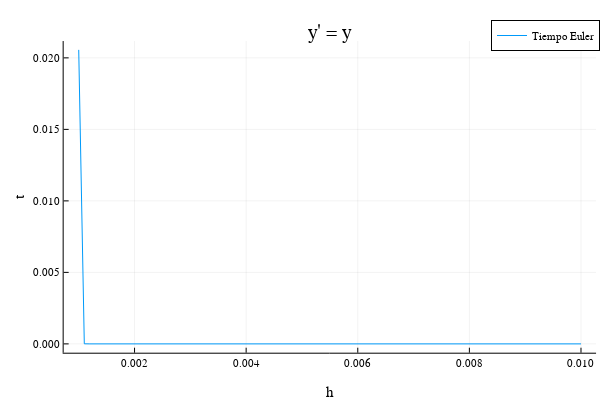

The code cell stored with this chart in its notebook:
### Code cell
#ahora vamos a graficar los tiempos como función de h desde h=0.001 a h=0.01 en pasos de 0.001
h = 0.001:0.0001:0.01
plot(h,tiempoEuler1.(h),label = "Tiempo Euler",title = "y' = y", xlabel = "h",ylabel = "t")

### Figure 1 — Plotly figure (JSON) as saved in the notebook; plotly's stock layout.template omitted (floating-point values rounded to 4 significant figures)
{"data": [{"colorbar": {"title": ""}, "legendgroup": "Tiempo Euler", "line": {"color": "rgba(0, 154, 250, 1.000)", "dash": "solid", "shape": "linear", "width": 1}, "mode": "lines", "name": "Tiempo Euler", "showlegend": true, "type": "scatter", "x": [0.001, 0.0011, 0.0012, 0.0013, 0.0014, 0.0015, 0.0016, 0.0017, 0.0018, 0.0019, 0.002, 0.0021, 0.0022, 0.0023, 0.0024, 0.0025, 0.0026, 0.0027, 0.0028, 0.0029, 0.003, 0.0031, 0.0032, 0.0033, 0.0034, 0.0035, 0.0036, 0.0037, 0.0038, 0.0039, 0.004, 0.0041, 0.0042, 0.0043, 0.0044, 0.0045, 0.0046, 0.0047, 0.0048, 0.0049, 0.005, 0.0051, 0.0052, 0.0053, 0.0054, 0.0055, 0.0056, 0.0057, 0.0058, 0.0059, 0.006, 0.0061, 0.0062, 0.0063, 0.0064, 0.0065, 0.0066, 0.0067, 0.0068, 0.0069, 0.007, 0.0071, 0.0072, 0.0073, 0.0074, 0.0075, 0.0076, 0.0077, 0.0078, 0.0079, 0.008, 0.0081, 0.0082, 0.0083, 0.0084, 0.0085, 0.0086, 0.0087, 0.0088, 0.0089, 0.009, 0.0091, 0.0092, 0.0093, 0.0094, 0.0095, 0.0096, 0.0097, 0.0098, 0.0099, 0.01], "xaxis": "x", "y": [0.02056, 5.6e-06, 4e-07, 4e-07, 5e-07, 4e-07, 2e-07, 4e-07, 5e-07, 2e-07, 4e-07, 3e-07, 5e-07, 3e-07, 2e-07, 2e-07, 3e-07, 2e-07, 3e-07, 2e-07, 1e-07, 2e-07, 3e-07, 2e-07, 1e-07, 2e-07, 4e-07, 2e-07, 2e-07, 3e-07, 1e-07, 1e-07, 3e-07, 2e-07, 2e-07, 2e-07, 3e-07, 1e-07, 1e-07, 1e-07, 1e-07, 4e-07, 3e-07, 1e-07, 1e-07, 1e-07, 4e-07, 1e-07, 1e-07, 1e-07, 1e-07, 1e-07, 1e-07, 4e-07, 3e-07, 3e-07, 2e-07, 1e-07, 1e-07, 3e-07, 3e-07, 2e-07, 3e-07, 1e-07, 2e-07, 1e-07, 1e-07, 1e-07, 1e-07, 2e-07, 1e-07, 1e-07, 1e-07, 1e-07, 5e-07, 1e-07, 1e-07, 1e-07, 1e-07, 1e-07, 1e-07, 1e-07, 2e-07, 1e-07, 1e-07, 1e-07, 1e-07, 1e-07, 1e-07, 1e-07, 1e-07], "yaxis": "y", "zmax": null, "zmin": null}], "layout": {"annotations": [{"font": {"color": "rgba(0, 0, 0, 1.000)", "family": "sans-serif", "size": 20}, "rotation": 0, "showarrow": false, "text": "y' = y", "x": 0.5498, "xanchor": "center", "xref": "paper", "y": 1, "yanchor": "top", "yref": "paper"}], "height": 400, "legend": {"bgcolor": "rgba(255, 255, 255, 1.000)", "bordercolor": "rgba(0, 0, 0, 1.000)", "borderwidth": 1, "font": {"color": "rgba(0, 0, 0, 1.000)", "family": "sans-serif", "size": 11}, "title": {"font": {"color": "rgba(0, 0, 0, 1.000)", "family": "sans-serif", "size": 15}, "text": ""}, "tracegroupgap": 0, "traceorder": "normal", "x": 1, "xanchor": "auto", "y": 1, "yanchor": "auto"}, "margin": {"b": 20, "l": 0, "r": 0, "t": 20}, "paper_bgcolor": "rgba(255, 255, 255, 1.000)", "plot_bgcolor": "rgba(255, 255, 255, 1.000)", "showlegend": true, "width": 600, "xaxis": {"anchor": "y", "domain": [0.1061, 0.9934], "gridcolor": "rgba(0, 0, 0, 0.100)", "gridwidth": 0.5, "linecolor": "rgba(0, 0, 0, 1.000)", "mirror": false, "range": [0.00073, 0.01027], "showgrid": true, "showline": true, "showticklabels": true, "tickangle": 0, "tickcolor": "rgb(0, 0, 0)", "tickfont": {"color": "rgba(0, 0, 0, 1.000)", "family": "sans-serif", "size": 11}, "tickmode": "array", "ticks": "inside", "ticktext": ["0.002", "0.004", "0.006", "0.008", "0.010"], "tickvals": [0.002, 0.004, 0.006, 0.008, 0.01], "title": "h", "titlefont": {"color": "rgba(0, 0, 0, 1.000)", "family": "sans-serif", "size": 15}, "type": "-", "visible": true, "zeroline": false, "zerolinecolor": "rgba(0, 0, 0, 1.000)"}, "yaxis": {"anchor": "x", "domain": [0.07581, 0.9415], "gridcolor": "rgba(0, 0, 0, 0.100)", "gridwidth": 0.5, "linecolor": "rgba(0, 0, 0, 1.000)", "mirror": false, "range": [-0.0006167, 0.02118], "showgrid": true, "showline": true, "showticklabels": true, "tickangle": 0, "tickcolor": "rgb(0, 0, 0)", "tickfont": {"color": "rgba(0, 0, 0, 1.000)", "family": "sans-serif", "size": 11}, "tickmode": "array", "ticks": "inside", "ticktext": ["0.000", "0.005", "0.010", "0.015", "0.020"], "tickvals": [0, 0.005, 0.01, 0.015, 0.02], "title": "t", "titlefont": {"color": "rgba(0, 0, 0, 1.000)", "family": "sans-serif", "size": 15}, "type": "-", "visible": true, "zeroline": false, "zerolinecolor": "rgba(0, 0, 0, 1.000)"}}}
